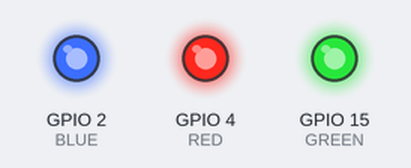
Bench run of a sketch on a simulated ESP32. On the bench: output pins drawn as LEDs (lit = HIGH).

Above: at 0.2 s.
At 1.7 s:
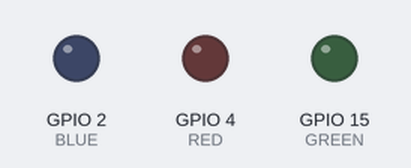
Timing chart, 0 to 3.0 s (numbered marks = the images above):
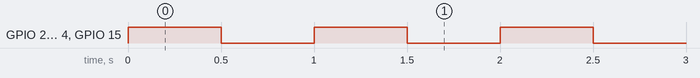

Measured:
- by itself, GPIO 2 (BLUE), GPIO 4 (RED), GPIO 15 (GREEN): alternates HIGH for 0.50 s and LOW for 0.50 s

The sketch:

3taskeventgroup.ino
```cpp
#define   GREEN 15
#define   RED   4
#define   BLUE  2


#define TASK1_BIT   (1UL << 0UL)
#define TASK2_BIT   (1UL << 1UL)
#define TASK3_BIT   (1UL << 2UL)

EventGroupHandle_t  xEventGroup;

const TickType_t xDelay500ms =  pdMS_TO_TICKS(500);
void setup()
{
   xEventGroup  =  xEventGroupCreate();

   xTaskCreate(InputTask1, "Input Task 1", 1000,NULL,1,NULL);
   xTaskCreate(InputTask2, "Input Task 2", 1000, NULL, 1, NULL );
   xTaskCreate(InputTask3, "Input Task 3", 1000, NULL, 1,NULL);
   xTaskCreate(OutputTask, "Output Task", 1000, NULL, 1, NULL);

}

void InputTask1(void *pvParameters)
{
  while(1)
  {
     xEventGroupSetBits(xEventGroup, TASK1_BIT);
     vTaskDelay(xDelay500ms);
  }
}
void InputTask2(void *pvParameters)
{
  while(1)
  {
    xEventGroupSetBits(xEventGroup, TASK2_BIT);
    vTaskDelay(xDelay500ms);
  }
}


void InputTask3(void *pvParameters)
{
  while(1)
  {
    xEventGroupSetBits(xEventGroup,TASK3_BIT);
    vTaskDelay(xDelay500ms);
  }
}


void OutputTask(void *pvParameters)
{
  pinMode(GREEN,OUTPUT);
  pinMode(RED,OUTPUT);
  pinMode(BLUE,OUTPUT);

  const EventBits_t xBitsToWaitFor  = (TASK1_BIT | TASK2_BIT | TASK3_BIT);
  EventBits_t xEventGroupValue;
  while(1)
  {
    xEventGroupValue  = xEventGroupWaitBits(xEventGroup,
                                            xBitsToWaitFor,
                                            pdTRUE,
                                            pdTRUE,
                                            portMAX_DELAY
                                            );
   if((xEventGroupValue & TASK1_BIT) !=0)
   {
    digitalWrite(GREEN,digitalRead(GREEN)^1);
   }
   if((xEventGroupValue & TASK2_BIT !=0))
   {
      digitalWrite(RED,digitalRead(RED)^1);
   }
   if((xEventGroupValue & TASK3_BIT !=0))
   {
    digitalWrite(BLUE,digitalRead(BLUE)^1);
   }
  }
}
void loop(){}
```
